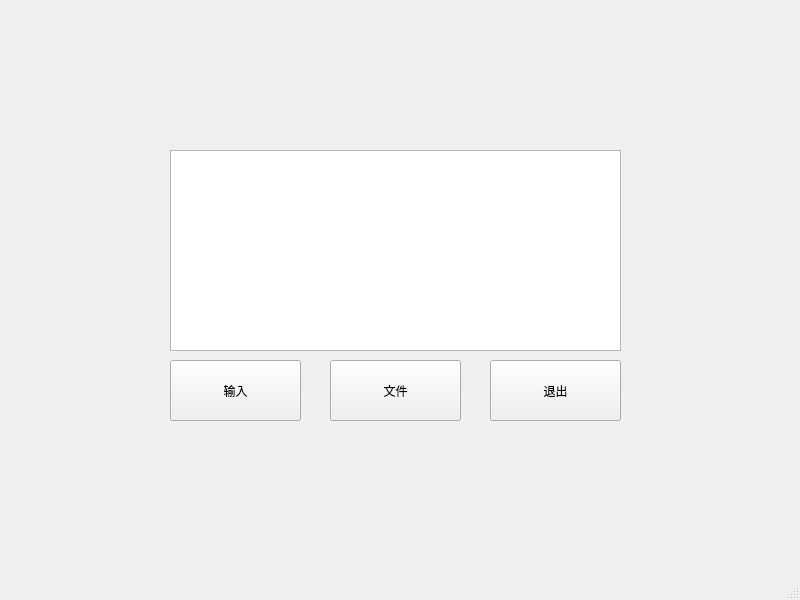
<?xml version="1.0" encoding="UTF-8"?>
<ui version="4.0">
 <class>MainWindow</class>
 <widget class="QMainWindow" name="MainWindow">
  <property name="geometry">
   <rect>
    <x>0</x>
    <y>0</y>
    <width>800</width>
    <height>600</height>
   </rect>
  </property>
  <property name="minimumSize">
   <size>
    <width>800</width>
    <height>600</height>
   </size>
  </property>
  <property name="maximumSize">
   <size>
    <width>800</width>
    <height>600</height>
   </size>
  </property>
  <property name="windowTitle">
   <string>MainWindow</string>
  </property>
  <widget class="QWidget" name="centralWidget">
   <widget class="QPushButton" name="in">
    <property name="geometry">
     <rect>
      <x>170</x>
      <y>360</y>
      <width>131</width>
      <height>61</height>
     </rect>
    </property>
    <property name="text">
     <string>输入</string>
    </property>
   </widget>
   <widget class="QTextEdit" name="txt">
    <property name="geometry">
     <rect>
      <x>170</x>
      <y>150</y>
      <width>451</width>
      <height>201</height>
     </rect>
    </property>
   </widget>
   <widget class="QPushButton" name="fcin">
    <property name="geometry">
     <rect>
      <x>330</x>
      <y>360</y>
      <width>131</width>
      <height>61</height>
     </rect>
    </property>
    <property name="text">
     <string>文件</string>
    </property>
   </widget>
   <widget class="QPushButton" name="pushButton">
    <property name="geometry">
     <rect>
      <x>490</x>
      <y>360</y>
      <width>131</width>
      <height>61</height>
     </rect>
    </property>
    <property name="text">
     <string>退出</string>
    </property>
   </widget>
  </widget>
  <widget class="QStatusBar" name="statusBar"/>
 </widget>
 <layoutdefault spacing="6" margin="11"/>
 <resources/>
 <connections/>
</ui>
